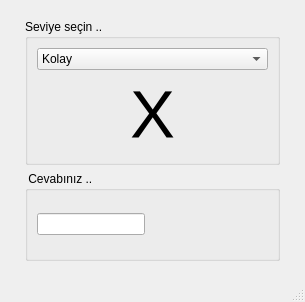
<?xml version="1.0" encoding="UTF-8"?>
<ui version="4.0">
 <class>MainWindow</class>
 <widget class="QMainWindow" name="MainWindow">
  <property name="geometry">
   <rect>
    <x>0</x>
    <y>0</y>
    <width>305</width>
    <height>302</height>
   </rect>
  </property>
  <property name="windowTitle">
   <string>Calculator</string>
  </property>
  <widget class="QWidget" name="centralwidget">
   <layout class="QGridLayout" name="gridLayout_3">
    <item row="0" column="0" colspan="3">
     <spacer name="horizontalSpacer_3">
      <property name="orientation">
       <enum>Qt::Horizontal</enum>
      </property>
      <property name="sizeHint" stdset="0">
       <size>
        <width>40</width>
        <height>10</height>
       </size>
      </property>
     </spacer>
    </item>
    <item row="1" column="2" rowspan="2">
     <spacer name="verticalSpacer">
      <property name="orientation">
       <enum>Qt::Vertical</enum>
      </property>
      <property name="sizeHint" stdset="0">
       <size>
        <width>10</width>
        <height>40</height>
       </size>
      </property>
     </spacer>
    </item>
    <item row="1" column="1">
     <widget class="QGroupBox" name="groupBox">
      <property name="title">
       <string>Seviye seçin ..</string>
      </property>
      <layout class="QGridLayout" name="gridLayout_2">
       <item row="0" column="0">
        <widget class="QComboBox" name="cb_level">
         <item>
          <property name="text">
           <string>Kolay</string>
          </property>
         </item>
         <item>
          <property name="text">
           <string>Orta</string>
          </property>
         </item>
         <item>
          <property name="text">
           <string>Zor</string>
          </property>
         </item>
         <item>
          <property name="text">
           <string>Çok Zor</string>
          </property>
         </item>
        </widget>
       </item>
       <item row="1" column="0">
        <layout class="QHBoxLayout" name="horizontalLayout">
         <item>
          <widget class="QLabel" name="lbl_num1">
           <property name="font">
            <font>
             <pointsize>50</pointsize>
             <weight>75</weight>
             <bold>true</bold>
            </font>
           </property>
           <property name="text">
            <string/>
           </property>
           <property name="alignment">
            <set>Qt::AlignCenter</set>
           </property>
          </widget>
         </item>
         <item>
          <widget class="QLabel" name="lblX">
           <property name="font">
            <font>
             <pointsize>50</pointsize>
            </font>
           </property>
           <property name="text">
            <string>X</string>
           </property>
           <property name="alignment">
            <set>Qt::AlignCenter</set>
           </property>
          </widget>
         </item>
         <item>
          <widget class="QLabel" name="lbl_num2">
           <property name="font">
            <font>
             <pointsize>50</pointsize>
             <weight>75</weight>
             <italic>false</italic>
             <bold>true</bold>
             <underline>false</underline>
             <strikeout>false</strikeout>
            </font>
           </property>
           <property name="text">
            <string/>
           </property>
           <property name="alignment">
            <set>Qt::AlignCenter</set>
           </property>
          </widget>
         </item>
        </layout>
       </item>
      </layout>
     </widget>
    </item>
    <item row="2" column="1">
     <widget class="QGroupBox" name="groupBox_2">
      <property name="title">
       <string> Cevabınız ..</string>
      </property>
      <layout class="QGridLayout" name="gridLayout">
       <item row="0" column="1">
        <spacer name="horizontalSpacer">
         <property name="orientation">
          <enum>Qt::Horizontal</enum>
         </property>
         <property name="sizeHint" stdset="0">
          <size>
           <width>40</width>
           <height>20</height>
          </size>
         </property>
        </spacer>
       </item>
       <item row="0" column="3">
        <spacer name="horizontalSpacer_2">
         <property name="orientation">
          <enum>Qt::Horizontal</enum>
         </property>
         <property name="sizeHint" stdset="0">
          <size>
           <width>40</width>
           <height>20</height>
          </size>
         </property>
        </spacer>
       </item>
       <item row="0" column="2">
        <widget class="QLabel" name="lbl_result">
         <property name="font">
          <font>
           <pointsize>18</pointsize>
           <weight>75</weight>
           <bold>true</bold>
          </font>
         </property>
         <property name="text">
          <string/>
         </property>
         <property name="margin">
          <number>5</number>
         </property>
        </widget>
       </item>
       <item row="0" column="0">
        <widget class="QLineEdit" name="txt_result">
         <property name="inputMethodHints">
          <set>Qt::ImhPreferNumbers</set>
         </property>
         <property name="alignment">
          <set>Qt::AlignCenter</set>
         </property>
         <property name="placeholderText">
          <string/>
         </property>
        </widget>
       </item>
      </layout>
     </widget>
    </item>
    <item row="1" column="0" rowspan="2">
     <spacer name="verticalSpacer_2">
      <property name="orientation">
       <enum>Qt::Vertical</enum>
      </property>
      <property name="sizeHint" stdset="0">
       <size>
        <width>10</width>
        <height>40</height>
       </size>
      </property>
     </spacer>
    </item>
    <item row="3" column="0" colspan="3">
     <spacer name="horizontalSpacer_4">
      <property name="orientation">
       <enum>Qt::Horizontal</enum>
      </property>
      <property name="sizeHint" stdset="0">
       <size>
        <width>40</width>
        <height>10</height>
       </size>
      </property>
     </spacer>
    </item>
   </layout>
  </widget>
  <widget class="QStatusBar" name="statusbar"/>
 </widget>
 <resources/>
 <connections/>
</ui>
